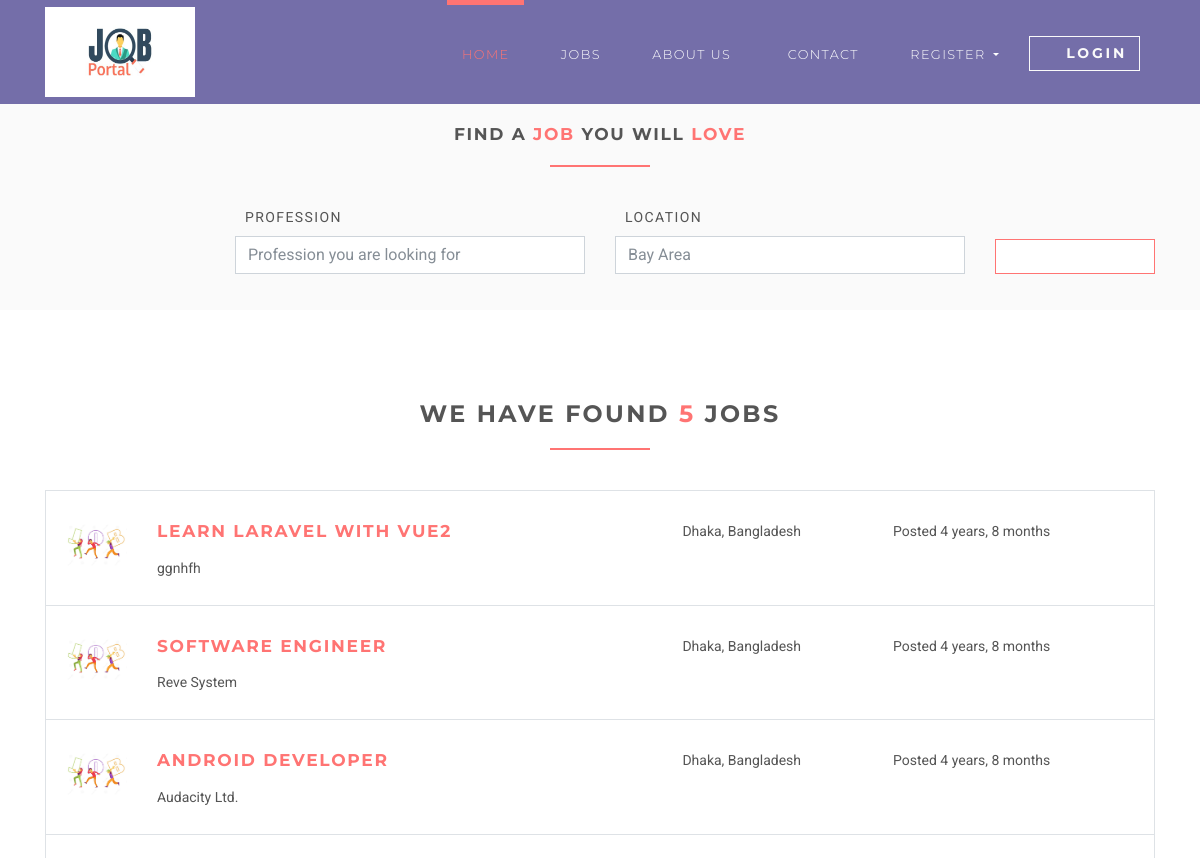
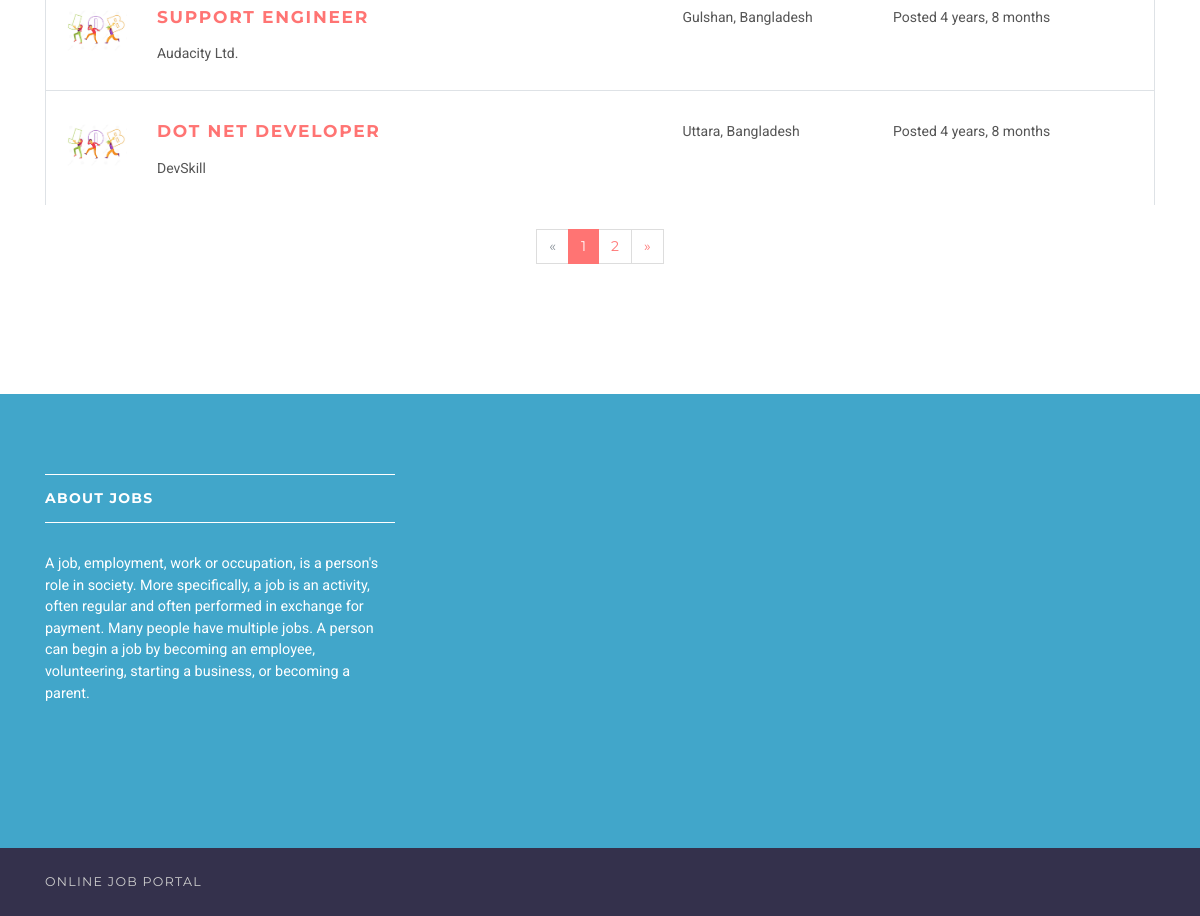
Page /jobs on the committed database (2 pictures, top to bottom).
### jobsapp/models.py (models this page shows, shortened)
class Job(models.Model):
    user = models.ForeignKey(User, on_delete=models.CASCADE)
    title = models.CharField(max_length=300)
    description = models.TextField()
    location = models.CharField(max_length=150)
    type = models.CharField(choices=JOB_TYPE, max_length=10)
    category = models.CharField(max_length=100)
    last_date = models.DateTimeField()
    company_name = models.CharField(max_length=100)
    company_description = models.CharField(max_length=300)
    website = models.CharField(max_length=100, default="")
    created_at = models.DateTimeField(default=timezone.now)
    filled = models.BooleanField(default=False)

### jobsapp/views/home.py (the view)
# urls.py: path('jobs', JobListView.as_view(), name='jobs'),
class JobListView(ListView):
    model = Job
    template_name = 'jobs/jobs.html'
    context_object_name = 'jobs'
    paginate_by = 5

### templates/jobs/jobs.html (shortened to what this page needs)
{% extends 'base.html' %}
{% load static %}
{% block content %}
    <section class="job-form-section job-form-section--compressed">
        <div class="container">
            <h4 class="heading">Find a <span class="accent">job </span> you will <span class="accent">love</span></h4>
            <form id="job-main-form" method="get" action="#" class="job-main-form">
                <div class="controls">
                    <div class="row align-items-end">
                        <div class="col-sm-1 col-lg-2"></div>
                        <div class="col-sm-5 col-lg-4 form-group">
                            <label for="profession">Profession</label>
                            <input type="text" id="profession" name="profession"
                                   placeholder="Profession you are looking for" class="form-control">
                        </div>
                        <div class="col-sm-5 col-lg-4 form-group">
                            <label for="location">Location</label>
                            <input type="text" id="location" name="location" placeholder="Any particular location?"
                                   value="Bay Area" class="form-control">
                        </div>
                        <div class="col-sm-1 col-lg-2 form-group">
                            <button type="submit" name="name"
                                    class="btn btn-outline-white-primary job-main-form__button">
                                <i class="fa fa-search"></i>
                            </button>
                        </div>
                    </div>
                </div>
            </form>
        </div>
    </section>
    <section>
        <div class="container">
            <h3 class="heading">We have found <span class="accent">{{ jobs.count }}</span> jobs</h3>
            {% for job in jobs %}
                <div class="job-listing  ">
                    <div class="row">
                        <div class="col-md-12 col-lg-6">
                            <div class="row">
                                <div class="col-2">
                                    <img src="{% static 'img/2.jpeg' %}"
                                         alt="Ipsioou " class="img-fluid">
                                </div>
                                <div class="col-10">
                                    <h4 class="job__title"><a
                                            href="{% url 'jobs:jobs-detail' job.id %}">{{ job.title }}</a></h4>
                                    <p class="job__company">
                                        {{ job.company_name }}
                                    </p>
                                </div>
                            </div>
                        </div>
                        <div class="col-10 col-md-3 col-lg-2 ml-auto"><i class="fa fa-map-marker job__location"></i>
                            {{ job.location }}
                        </div>
                        <div class="col-10 col-md-3 col-lg-3 ml-auto">
                            <p>Posted {{ job.created_at|timesince }}</p>
                        </div>
                    </div>
                </div>
            {% endfor %}
            {% if is_paginated %}
                <div class="row">
                    <div class="col-md-12">
                        <nav aria-label="Page navigation example" class="d-flex justify-content-center mt-4 mb-4">
                            <ul class="pagination">
                                {% if page_obj.has_previous %}
                                    <li class="page-item">
                                        <a href="?page={{ page_obj.previous_page_number }}"
                                           class="page-link">&laquo;</a>
                                    </li>
                                {% else %}
                                    <li class="page-item disabled">
                                        <a class="page-link">&laquo;</a>
                                    </li>
                                {% endif %}
                                {% for i in page_obj.paginator.page_range %}
                                    {% if page_obj.number == i %}
                                        <li class="page-item active">
                                            <a class="page-link">{{ i }}</a>
                                        </li>
                                    {% else %}
                                        <li class="page-item">
                                            <a href="?page={{ i }}" class="page-link">{{ i }}</a>
                                        </li>
                                    {% endif %}
                                {% endfor %}
                                {% if page_obj.has_next %}
                                    <li class="page-item">
                                        <a href="?page={{ page_obj.next_page_number }}" class="page-link">&raquo;</a>
                                    </li>
                                {% else %}
                                    <li class="page-item disabled">
                                        <a class="page-link">&raquo;</a>
                                    </li>
                                {% endif %}
                            </ul>
                        </nav>
                    </div>
                </div>
            {% endif %}
        </div>
    </section>
{% endblock %}

### static/css/style.default.css (style rules this page uses)
html { height:100% }
body { height:100% }
section { position:relative;padding-top:90px;padding-bottom:90px }
button { cursor:pointer }
.heading { text-align:center;margin-bottom:40px }
.heading:after { content:" ";display:block;width:100px;height:2px;margin:20px auto 20px;background:#ff7473 }
a,button { -webkit-transition:all .2s ease-out;transition:all .2s ease-out }
a i.fa,button i.fa { margin:0 5px }
.accent { color:#ff7473 }
.job-form-section { padding:80px 0;background:#fafafa }
.job-form-section .job-main-form { margin-bottom:40px }
.job-form-section .job-main-form label { text-transform:uppercase;letter-spacing:0.1em;margin-left:10px }
.job-form-section.job-form-section--compressed { padding:20px }
.job-form-section.job-form-section--compressed .job-main-form { margin-bottom:0 }
.job-main-form__button { margin-top:15px;display:block;width:100% }
.job-listing { border:solid 1px #dee2e6;border-bottom:none;padding-top:30px;padding-bottom:10px;padding-left:19px;padding-right:15px;clear:both;-webkit-transition:all .2s ease-out;transition:all .2s ease-out }
.job__title { margin-top:0 }
.job__location { margin-right:5px;color:#868e96 }
.btn { font-weight:700;font-family:"Montserrat",Helvetica,Arial,sans-serif;border:1px solid transparent;text-transform:uppercase;letter-spacing:0.2em;padding:.375rem .75rem;font-size:.875rem;line-height:1.5;border-radius:0;-webkit-transition:background-color 0.15s ease-in-out,border-color 0.15s ease-in-out,-webkit-box-shadow 0.15s ease-in-out;transition:background-color 0.15s ease-in-out,border-color 0.15s ease-in-out,-webkit-box-shadow 0.15s ease-in-out;transition:background-color 0.15s ease-in-out,border-color 0.15s ease-in-out,box-shadow 0.15s ease-in-out;transition:background-color 0.15s ease-in-out,border-color 0.15s ease-in-out,box-shadow 0.15s ease-in-out,-webkit-box-shadow 0.15s ease-in-out }
.btn-outline-white-primary { color:#ff7473;background-color:#fff;background-image:none;border-color:#ff7473 }
body { font-family:"Roboto",Helvetica,Arial,sans-serif;font-size:.875rem;font-weight:400;line-height:1.5;color:#555;background-color:#fff }
a { color:#ff7473;text-decoration:none }
h1,h2,h3,h4,h5,h6,.h1,.h2,.h3,.h4,.box-simple h3,.box-image .name h3,.box-image-text .top .name h3,.box-image-text .top .name h4,.h5,.h6 { margin-bottom:1rem;font-family:"Montserrat",Helvetica,Arial,sans-serif;font-weight:700;line-height:1.2;color:#555;text-transform:uppercase;letter-spacing:0.1em }
h3,.h3 { font-size:1.4875rem }
h4,.h4,.box-simple h3,.box-image .name h3,.box-image-text .top .name h3,.box-image-text .top .name h4 { font-size:1.0675rem }
.page-item:first-child .page-link { border-top-left-radius:0rem;border-bottom-left-radius:0rem }
.page-item:last-child .page-link { border-top-right-radius:0rem;border-bottom-right-radius:0rem }
.page-item.active .page-link { color:#fff;background-color:#ff7473;border-color:#ff7473 }
.page-item.disabled .page-link { color:#868e96;background-color:#fff;border-color:#ddd }
.page-link { padding:.5rem .75rem;line-height:1.25;color:#ff7473;background-color:#fff;border:1px solid #ddd;font-family:"Montserrat",Helvetica,Arial,sans-serif }
.form-control { padding:.375rem .75rem;font-size:1rem;line-height:1.5;color:#868e96;background-color:#fff;border:1px solid #ced4da;border-radius:0;-webkit-transition:border-color ease-in-out 0.15s,-webkit-box-shadow ease-in-out 0.15s;transition:border-color ease-in-out 0.15s,-webkit-box-shadow ease-in-out 0.15s;transition:border-color ease-in-out 0.15s,box-shadow ease-in-out 0.15s;transition:border-color ease-in-out 0.15s,box-shadow ease-in-out 0.15s,-webkit-box-shadow ease-in-out 0.15s }
.form-control::placeholder { color:#868e96 }

### rows in the picture
Job: title "LEARN LARAVEL WITH VUE2", company_name "ggnhfh", location "Dhaka, Bangladesh", created_at "4 years, 8 months"
Job: title "SOFTWARE ENGINEER", company_name "Reve System", location "Dhaka, Bangladesh", created_at "4 years, 8 months"
Job: title "ANDROID DEVELOPER", company_name "Audacity Ltd.", location "Dhaka, Bangladesh", created_at "4 years, 8 months"
Job: title "SUPPORT ENGINEER", company_name "Audacity Ltd.", location "Gulshan, Bangladesh", created_at "4 years, 8 months"
Job: title "DOT NET DEVELOPER", company_name "DevSkill", location "Uttara, Bangladesh", created_at "4 years, 8 months"

### other values in the picture
{{ jobs.count }} "5"
{{ i }} "1"
{{ i }} "2"
